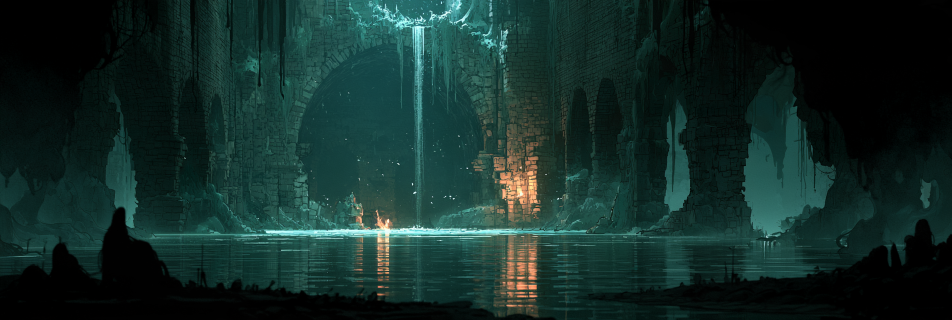
#> input picture design/levels/midjourney/capital/room_capital_cistern.png, 1904 x 640 px (shown at 1/2 size)
$ python -i place.py   (imports and definitions only)
#> lines starting #> are read from the running program, lines starting #| are printed output that depends on the picture
#!/usr/bin/env python3
"""Puts Midjourney room backdrops in place of the painter's far layer (gamedesign/MIDJOURNEY.md).

Usage: python tools/midjourney/place.py <zone> [room_id ...]   e.g. python tools/midjourney/place.py tomb
Needs Pillow (pip install pillow). Reads design/levels/midjourney/<zone>/<room_id>.(png|jpg|jpeg|webp),
crops it to the room's proportions from the centre, scales it to the size of
Assets/Game/Art/Levels/<Zone>/Rooms/<room_id>_mid.png and grades it to a background plan (VISUAL_BIBLE.md §10:
darker and duller than the playfield). The painter's near wall of that room (<room_id>_near.png) becomes a soft dark frame:
the painting already holds the room's architecture, and the flat wall hid most of it.
Then in Unity: ContentBuilder.RefreshLevelArt.
"""
import math
import time
import sys
from pathlib import Path

from PIL import Image, ImageChops, ImageEnhance, ImageFilter

ROOT = Path(__file__).resolve().parents[2]
EXTENSIONS = (".png", ".jpg", ".jpeg", ".webp")

# Midjourney paints the far plan too bright: compress the lights into a soft shoulder and take out a
# little colour, so the playfield stays the brightest thing on screen. Blacks stay deep (a lifted black
# turned the paintings milky grey); each room keeps its own hue (rooms differ in colour by design).
# 2026-11-13, user (gallery 6, a Hollow Knight board as the reference): «rooms are ugly» — the far plan had become one
# flat brown smear: its lights were pressed to L 55, a third to a half of it was haze, the colour was taken out.
# Hollow Knight's far plan glows: the lights and the colour stay, only the darks are lifted into the room's mist
# (DARK_LIFT below), so the black playfield still stands in front.
BLACK_L, WHITE_L, SHOULDER = 2.0, 80.0, 62.0
SATURATION = 1.05


def srgb_to_lstar(v):
    c = v / 255.0
    lin = c / 12.92 if c <= 0.04045 else ((c + 0.055) / 1.055) ** 2.4
    return 116.0 * lin ** (1.0 / 3.0) - 16.0 if lin > 0.008856 else 903.3 * lin


def lstar_to_srgb(l):
    lin = ((l + 16.0) / 116.0) ** 3 if l > 8.0 else l / 903.3
    c = lin * 12.92 if lin <= 0.0031308 else 1.055 * lin ** (1.0 / 2.4) - 0.055
    return max(0, min(255, round(c * 255.0)))


def tone(v):
    l = srgb_to_lstar(v)
    shaped = (1.0 - math.exp(-l / SHOULDER)) / (1.0 - math.exp(-100.0 / SHOULDER))
    return lstar_to_srgb(BLACK_L + (WHITE_L - BLACK_L) * shaped)


LUT = [tone(v) for v in range(256)] * 3
#> further down, picture is the input picture: PIL image 1904x640 RGB; mean R, G, B 19.6, 44.5, 40.3

# Two rooms' paintings met in a hard line of two hues (user, 2026-10-27: «looks raw»). Each painting
# sinks into one shared dark at its edges, so neighbours meet in the same shadow. The layer is wider
# than the room by MARGIN on each side (ContentBuilderLevelArt) and slides up to MARGIN with the camera,
# so the room's edge may show anything from 0 to 2 × MARGIN in from the painting's edge: the fade is long
# and steep there (a neighbour seen from the next room had slid its lit middle up to the seam).
PPU = 32
NEAR_PPU = 48  # the near layer (tools/level-art/jobs.js)
MARGIN = 3.0
FADE = 5.5
EDGE_DARK = (8, 10, 14)


# [10 lines left out: function save, not called in this run]


def smooth(t):
    t = max(0.0, min(1.0, t))
    return t * t * (3 - 2 * t)


# Soft seams (2026-11-13, the user's screenshot of the Tomb: «the passage between rooms is very sharp in colour»):
# in these zones a room's far plan is not cut by a mask at the room's edge and does not sink into a dark frame —
# it fades out in alpha over its margin and lies over its neighbours, so two paintings cross-fade in the air
# between two rooms. ContentBuilderLevelArt.SoftSeamZones is the same list; the layer slides 1 unit at most there.
SOFT_ZONES = {"tomb", "forest", "village", "capital"}  # the Marsh has no paintings yet: its far plan is the painter's
SOFT_CLEAR, SOFT_FULL = 0.5, 4.0  # units from the picture's edge: see-through up to the first, solid from the second


# [29 lines left out: function feather, not called in this run]


# The far layer slides, so its own fade cannot hold the seam still; the near layer is exactly the room
# and does not move. It becomes a soft dark frame, clear in the middle: wherever the camera is, two
# rooms meet in the same shadow.
# 2026-11-13: with the far plan glowing again, two rooms of different hue met in a hard line (the Tomb's chain
# shaft, orange against teal): the frame is wider and deeper, so neighbours meet in the same shadow.
BORDER = 1.9
BORDER_ALPHA = 0.85


# [17 lines left out: function border, not called in this run]


# Air between the painting and the playfield (2026-11-04, user: «looks untalented — take it from Hollow Knight»):
# the far plan is distance, not a second picture. A touch of blur takes its brush detail away, and the room's own
# tinted haze — the painting's average hue, lifted and kept coloured (a grey one turned them milky) — eats a part
# of its contrast, more toward the floor, where the mist lies. The dark playfield then stands in front of it.
HAZE_TOP, HAZE_BOTTOM, HAZE_L, BLUR = 0.06, 0.2, 36.0, 1.3
# 2026-11-05, user: «jumping onto the side of a block works badly»: a dark backdrop column read as a block of the
# playfield. The darks of the far plan are lifted toward the haze, so nothing behind is ever as dark as the stone
# the hero stands on (Hollow Knight: the background is always lighter and softer than the ground).
DARK_LIFT = 0.5


def atmosphere(image):
    w, h = image.size
#> w = 1904; h = 640
    small = image.resize((1, 1), Image.BOX).getpixel((0, 0))
#> small = (20, 45, 40)
    l = srgb_to_lstar(sum(small) / 3)
#> l = 13.71
    lift = (HAZE_L - l) * 1.6
#> lift = 35.66
    haze = tuple(max(0, min(255, round(c + lift))) for c in small)
#> haze = (56, 81, 76)
    # keep the hue: push the haze a little further from grey than the average was
    grey = sum(haze) / 3
#> grey = 71
    haze = tuple(max(0, min(255, round(grey + (c - grey) * 1.4))) for c in haze)
#> haze = (50, 85, 78)
    image = image.filter(ImageFilter.GaussianBlur(BLUR))
    ramp = Image.linear_gradient("L").resize((w, h))  # 0 at the top, 255 at the bottom
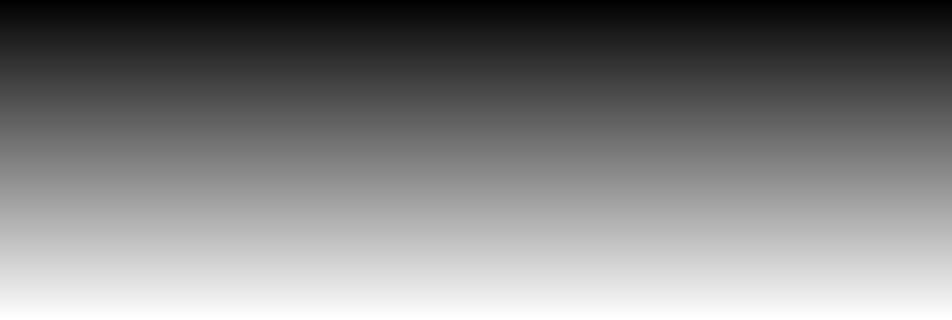
#> ramp: PIL image 1904x640 L (shown at 1/2 size); min 0, max 255, mean 127.6
    mask = ramp.point(lambda v: round(255 * (HAZE_TOP + (HAZE_BOTTOM - HAZE_TOP) * v / 255)))
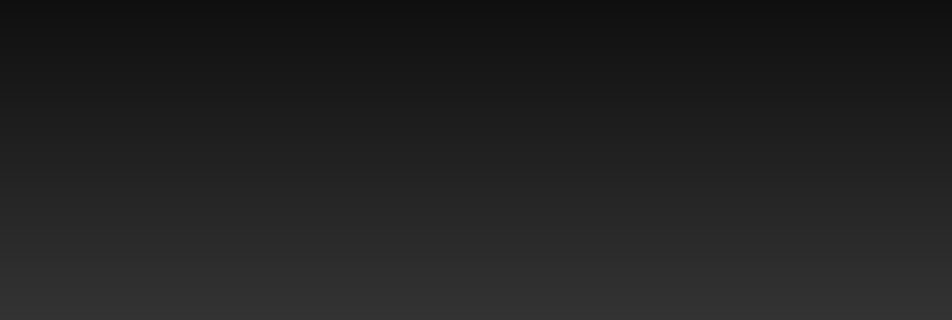
#> mask: PIL image 1904x640 L (shown at 1/2 size); min 15, max 51, mean 33.2
    image = Image.composite(Image.new("RGB", (w, h), haze), image, mask)
    import numpy as np
    a = np.asarray(image, np.float32)
    hz = np.array(haze, np.float32)
#> hz = [50, 85, 78]
    lum, hl = a.mean(-1), max(1.0, hz.mean())
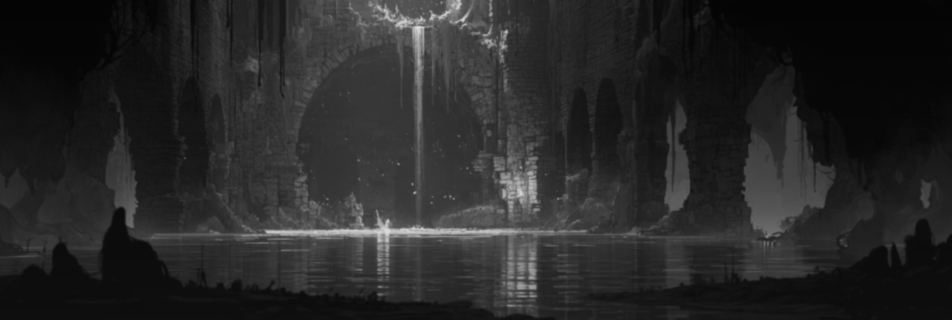
#> lum: shape (640, 1904) float32 (shown at 1/2 size); min 4.33, max 221.7, mean 39.4
#> hl = 71
    k = np.clip((hl - lum) / hl, 0, 1)[..., None] * DARK_LIFT
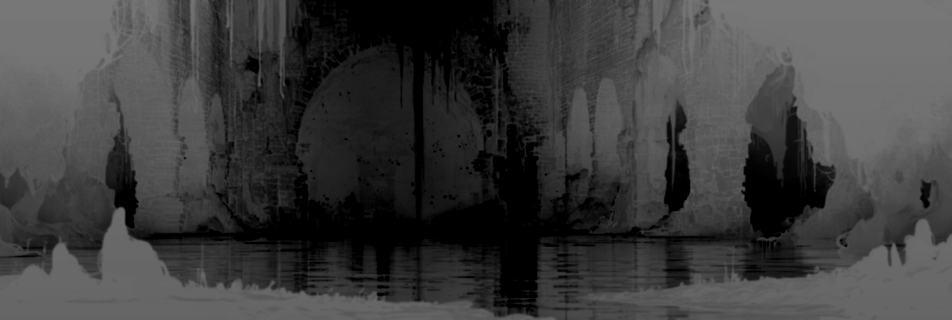
#> k: shape (640, 1904, 1) float32 (shown at 1/2 size); min 0, max 0.469, mean 0.241
    return Image.fromarray(np.clip(a + (hz - a) * k, 0, 255).astype(np.uint8), "RGB")
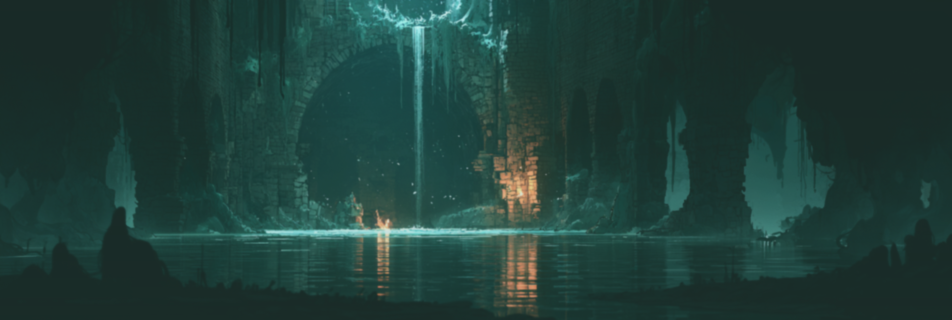
#> returned value: PIL image 1904x640 RGB (shown at 1/2 size); mean R, G, B 32, 62.4, 56.9


# [38 lines left out: functions place, main, not called in this run]


# [2 lines not run here, left out]

>>> from PIL import Image
>>> picture = Image.open('../../design/levels/midjourney/capital/room_capital_cistern.png')
>>> result = atmosphere(picture)
